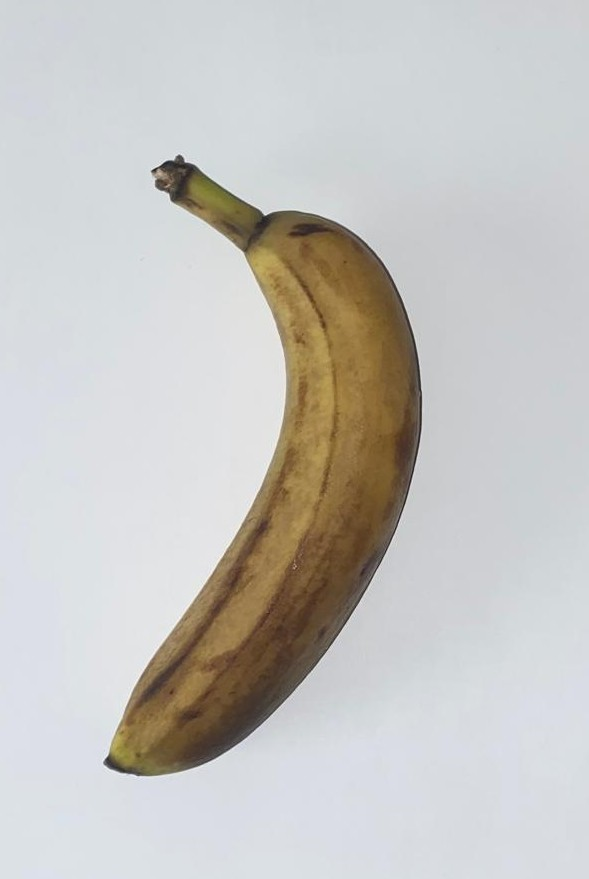
#> input picture images/Platano1.jpg, 589 x 879 px
$ jupyter execute --allow-errors 'Imágenes_Reales.ipynb'
#> lines starting #> are read from the running program, lines starting #| are printed output that depends on the picture; after the words box and inside, x2 and y2 are one past the last pixel; in counts of white or black regions, pixels touching at a corner belong together
# Imágenes tomadas con una cámara

Una vez comprobado que el programa detecta bien los defectos de nuestras imágenes de prueba, lo comprobamos con frutas a las que les hemos tomado una fotografía para comprobar que no funciona solo con imágenes en un entorno perfecto, y se podría hacer en cualquier lugar.

Este cuaderno es implementar el mismo código que nos encontramos en la Parte-2, pero con otra imagen, por lo que no variará la explicación de cada apartado.

En primer lugar cargamos la imagen para ver al inicio como es, así como realizar un preprocesamiento de la imagen, donde aplicamos un suavizado por mediana, para eliminar todo tipo de ruido que pueda haber, manteniendo los bordes intactos para poder analizarlos bien más adelante

[cell 1]
import cv2
import numpy as np
import matplotlib.pyplot as plt
from ultralytics import YOLO

# Función para mostrar imágenes
def show(img, title="", cmap=None):
    plt.figure(figsize=(6,6))
    if cmap is None:
        plt.imshow(cv2.cvtColor(img, cv2.COLOR_BGR2RGB))
    else:
        plt.imshow(img, cmap=cmap)
    plt.title(title)
    plt.axis("off")
    plt.show()

# Cargar imagen
path = './images/'
img = cv2.imread(path + 'Platano1.jpg')
#> img is the input picture: shape (879, 589, 3); mean B, G, R 194, 196.8, 198.2
original = img.copy()


# Comprobamos si la imagen se cargó correctamente
if img is None:
    print("Error: No se pudo cargar la imagen. Revisa la ruta.")
else:
    show(original, "Imagen Original")


# Suavizado para eliminar ruido
blurred = cv2.medianBlur(img, 5)

Deberemos de aplicar un histograma para detectar las zonas más oscuras de la imagen. En lugar de considerar oscuro todo lo que esté por debajo de un valor fijo, usaremos el algoritmo de Otsu. Este analiza el histograma de luz de la foto y nos calcula matemáticamente el punto exacto que nos separa la piel clara de las manchas más oscuras.

Esto nos generará una máscara en blanco y negro, donde lo blanco son los posibles defectos oscuros.

[cell 2]
# Detección de zonas oscuras (Histograma)
gray = cv2.cvtColor(blurred, cv2.COLOR_BGR2GRAY)
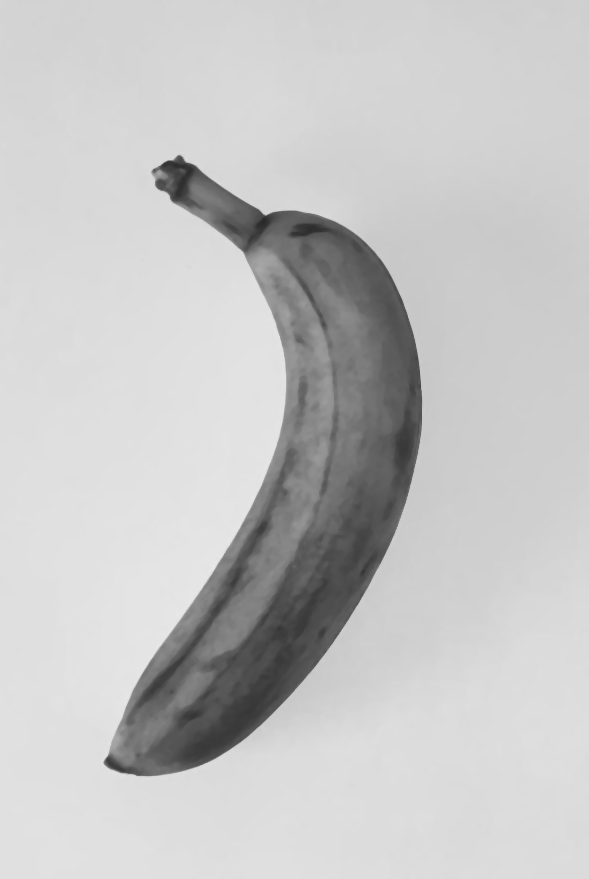
#> gray: shape (879, 589); min 41, max 232, mean 197
hist = cv2.calcHist([gray], [0], None, [256], [0,256])
#> hist = 256 values, max 32375 at index 220, min 0 at index 0, mean 2022.4

# Buscamos el pico de oscuridad en los primeros 100 valores y sumamos un margen
shadow_thresh = np.argmax(hist[:100]) + 5
#> shadow_thresh = 91
_, shadow_mask = cv2.threshold(gray, shadow_thresh, 255, cv2.THRESH_BINARY)
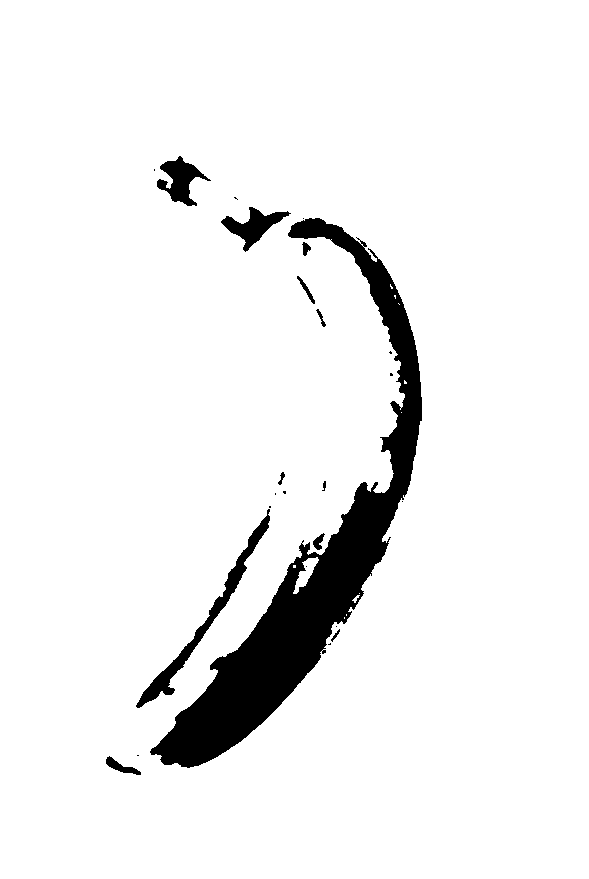
#> shadow_mask: shape (879, 589); 93.6% white; 25 black regions (13 under 20 px), largest, box (x1, y1, x2, y2) and area: (150, 218, 422, 768) 27906, (136, 509, 270, 708) 2330, (157, 156, 211, 206) 1193

# Limpiamos ruido en la máscara y la invertimos para que lo blanco sea lo oscuro
shadow_mask = cv2.medianBlur(shadow_mask, 9)
#> shadow_mask: shape (879, 589); 93.7% white; 8 black regions (1 under 20 px), largest, box (x1, y1, x2, y2) and area: (152, 218, 422, 767) 27953, (138, 517, 269, 706) 2288, (157, 158, 203, 205) 1142
shadow_mask = cv2.bitwise_not(shadow_mask)

show(shadow_mask, "Máscara de Zonas Oscuras", cmap='gray')

En la imagen podemos ver que detecta de forma bastante buena el área de la imagen que se encuentra defectuosa.

Una vez obtenido el histograma, buscaremos si puede llegar a haber algún falso positivo, ya que el paso anterior nos puede detectar zonas que no son defectuosas, como el tallo de la manzana o una sombra algo pequeña.

Para comprobar que todo ha salido bien, el código buscará el defecto de dos formas a la vez:

- Por el color, que busca los píxeles que tengan un color algo raro.

[cell 3]
# Detección por rango de color (HSV)
hsv = cv2.cvtColor(blurred, cv2.COLOR_BGR2HSV)
#> hsv: shape (879, 589, 3); mean H, S, V 89.9, 26.8, 204.1

lower_defect = np.array([0, 30, 0])
upper_defect = np.array([180, 255, 120])

color_mask = cv2.inRange(hsv, lower_defect, upper_defect)
#> color_mask: shape (879, 589); 7.5% white; 23 white regions (17 under 20 px), largest, box (x1, y1, x2, y2) and area: (107, 163, 422, 776) 35098, (134, 505, 272, 710) 3121, (296, 274, 316, 305) 135, (316, 309, 326, 328) 64, (277, 471, 285, 486) 63, (322, 480, 327, 492) 37

show(color_mask, "Candidatos por Color/Brillo", cmap='gray')

- Por bordes, usando el algoritmo de Canny, que busca los cambios bruscos en la superficie.

[cell 4]
# Detección de bordes
edges = cv2.Canny(gray, 40, 120)
#> edges: shape (879, 589); 0.9% white in thin lines or dots, all inside (x1, y1, x2, y2) = (103, 155, 423, 777)

# Hacemos grandes los bordes para conectarlos mejor
edges = cv2.dilate(edges, np.ones((5,5), np.uint8), iterations=2)
#> edges: shape (879, 589); 7.7% white; 2 white regions, box (x1, y1, x2, y2) and area: (99, 151, 427, 781) 39315, (288, 325, 314, 352) 487

show(edges, "Bordes Detectados", cmap='gray')

Finalmente, nuestro código tomará todas los pasos que hemos realizado previamente para dibujar el contorno final.

Se marcará el área de defecto si cumple ambas condiciones:
- Tiene un borde extraño o tiene un color extraño.
- Está dentro de la zona oscura detectada por el algoritmo de Otsu.

Esto nos detectará si hay una sombra pero no tiene bordes de textura, el código la ignorará, y si tien bordes pero no es oscura, el código la ignorará.

[cell 5]
# Solo aceptamos bordes que caigan dentro de la zona oscura
defect_edges = cv2.bitwise_and(edges, edges, mask=shadow_mask)
#> defect_edges: shape (879, 589); 1.9% white; 15 white regions (6 under 20 px), largest, box (x1, y1, x2, y2) and area: (289, 218, 422, 500) 2051, (138, 517, 269, 706) 2003, (176, 556, 300, 734) 1872

# Solo aceptamos defectos de color que caigan dentro de la zona oscura
defect_color = cv2.bitwise_and(color_mask, color_mask, mask=shadow_mask)
#> defect_color: shape (879, 589); 6.1% white; 9 white regions (2 under 20 px), largest, box (x1, y1, x2, y2) and area: (152, 218, 422, 767) 27247, (138, 517, 269, 706) 2288, (223, 208, 286, 249) 1073

# Combinación
combined = cv2.bitwise_or(defect_edges, defect_color)
#> combined: shape (879, 589); 6.3% white; 8 white regions (1 under 20 px), largest, box (x1, y1, x2, y2) and area: (152, 218, 422, 767) 27887, (138, 517, 269, 706) 2288, (157, 158, 203, 205) 1142

# Si la combinación borra todo, volvemos al color)
if np.sum(combined) < 20:
    print("Aviso: Detección combinada muy baja, usando solo color.")
    combined = defect_color

# Limpieza final de la máscara combinada
combined = cv2.medianBlur(combined, 7)
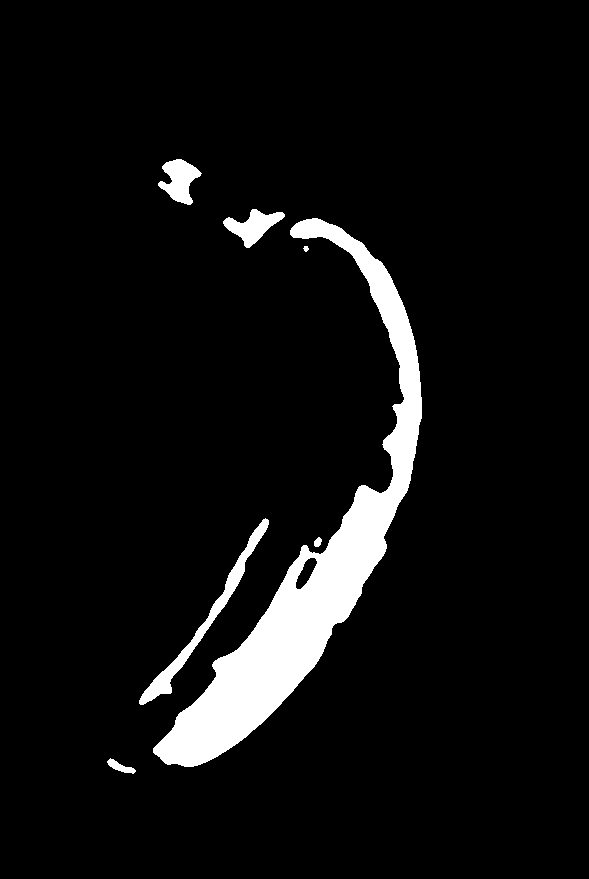
#> combined: shape (879, 589); 6.3% white; 7 white regions
show(combined, "Máscara Combinada FINAL", cmap='gray')

[cell 6]
# Mostramos resultado final con contornos
resultado = original.copy()
contornos, _ = cv2.findContours(combined, cv2.RETR_EXTERNAL, cv2.CHAIN_APPROX_SIMPLE)
#> contornos = 7 contours, 1 with area under 20; largest, box (x1, y1, x2, y2) and area: (153, 218, 422, 767) 27592, (139, 518, 269, 705) 2074, (158, 159, 202, 205) 1057, (223, 209, 285, 248) 1024, (107, 758, 136, 774) 164, (314, 537, 322, 547) 46

# Dibujamos en azul los contornos detectados
cv2.drawContours(resultado, contornos, -1, (255, 0, 0), thickness=3)
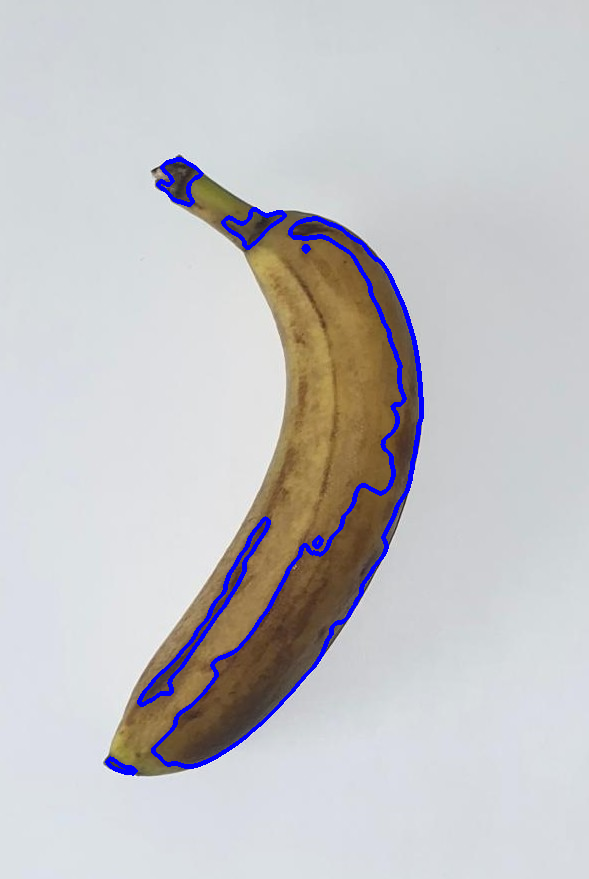
#> resultado: shape (879, 589, 3); 2.01% of pixels changed, all inside (x1, y1, x2, y2) = (105, 157, 424, 776)

show(resultado, "Resultado Final")

A continuación, implementaremos otra imagen para comprobar que funciona sin ningún fallo. Mostraremos solo la imagen original y la imagen con la zona marcada para evitar revisar todas las máscaras.

[cell 7]
# Cargar imagen
path = './images/'
img = cv2.imread(path + 'Platano2.jpg')
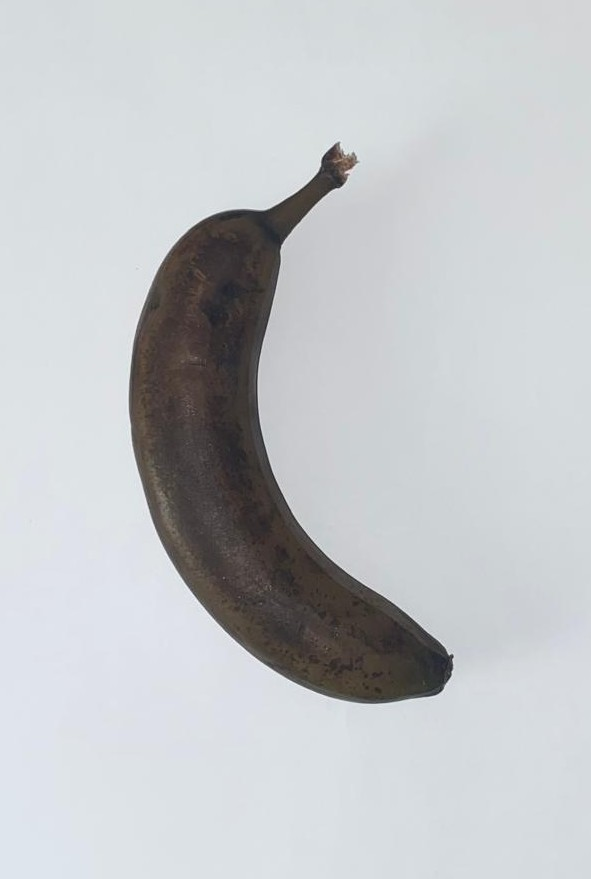
#> input picture images/Platano2.jpg, 591 x 879 px
#> img is the input picture: shape (879, 591, 3); mean B, G, R 199.4, 196.5, 193.8
original = img.copy()


# Comprobamos si la imagen se cargó correctamente
if img is None:
    print("Error: No se pudo cargar la imagen. Revisa la ruta.")
else:
    show(original, "Imagen Original")


# Suavizado para eliminar ruido
blurred = cv2.medianBlur(img, 5)
#> blurred: shape (879, 591, 3)


# Detección de zonas oscuras (Histograma)
gray = cv2.cvtColor(blurred, cv2.COLOR_BGR2GRAY)
#> gray: shape (879, 591)
hist = cv2.calcHist([gray], [0], None, [256], [0,256])
#> hist = 256 values, max 40389 at index 218, min 0 at index 0, mean 2029.3

# Buscamos el pico de oscuridad en los primeros 100 valores y sumamos un margen
shadow_thresh = np.argmax(hist[:100]) + 5
#> shadow_thresh = 68
_, shadow_mask = cv2.threshold(gray, shadow_thresh, 255, cv2.THRESH_BINARY)
#> shadow_mask: shape (879, 591); 89.8% white; 16 black regions (10 under 20 px), largest, box (x1, y1, x2, y2) and area: (142, 148, 452, 700) 52494, (148, 295, 160, 312) 115, (245, 574, 263, 590) 102, (133, 360, 139, 377) 53, (201, 506, 212, 511) 36, (247, 627, 252, 634) 25

# Limpiamos ruido en la máscara y la invertimos para que lo blanco sea lo oscuro
shadow_mask = cv2.medianBlur(shadow_mask, 9)
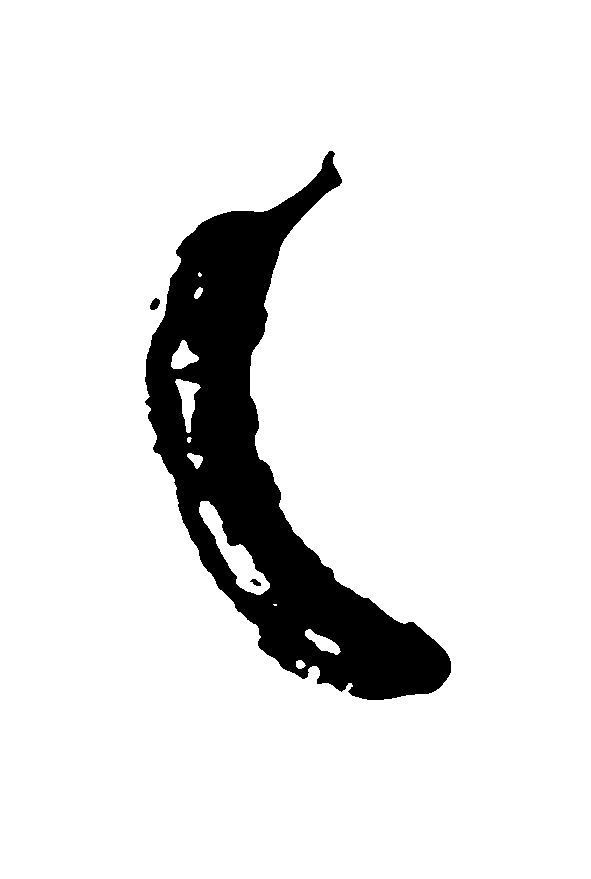
#> shadow_mask: shape (879, 591); 89.8% white; 3 black regions, box (x1, y1, x2, y2) and area: (145, 151, 451, 700) 53078, (150, 298, 160, 310) 83, (250, 579, 261, 586) 45
shadow_mask = cv2.bitwise_not(shadow_mask)


# Detección por rango de color (HSV)
hsv = cv2.cvtColor(blurred, cv2.COLOR_BGR2HSV)
#> hsv: shape (879, 591, 3); mean H, S, V 94.2, 13.2, 200.8

lower_defect = np.array([0, 30, 0])
upper_defect = np.array([180, 255, 120])

color_mask = cv2.inRange(hsv, lower_defect, upper_defect)
#> color_mask: shape (879, 591); 8.9% white; 63 white regions (53 under 20 px), largest, box (x1, y1, x2, y2) and area: (131, 218, 419, 700) 43842, (275, 180, 330, 225) 1034, (328, 147, 353, 182) 353


# Detección de bordes
edges = cv2.Canny(gray, 40, 120)
#> edges: shape (879, 591); 0.39% white in thin lines or dots, all inside (x1, y1, x2, y2) = (128, 142, 454, 704)

# Hacemos grandes los bordes para conectarlos mejor
edges = cv2.dilate(edges, np.ones((5,5), np.uint8), iterations=2)
#> edges: shape (879, 591); 3.6% white; 2 white regions, box (x1, y1, x2, y2) and area: (124, 138, 458, 708) 18064, (148, 462, 175, 514) 669


# Solo aceptamos bordes que caigan dentro de la zona oscura
defect_edges = cv2.bitwise_and(edges, edges, mask=shadow_mask)
#> defect_edges: shape (879, 591); 0.46% white; 7 white regions (1 under 20 px), largest, box (x1, y1, x2, y2) and area: (176, 151, 342, 265) 1485, (367, 622, 451, 700) 469, (264, 462, 281, 502) 175, (257, 311, 268, 345) 115, (253, 401, 259, 433) 97, (150, 299, 155, 310) 29

# Solo aceptamos defectos de color que caigan dentro de la zona oscura
defect_color = cv2.bitwise_and(color_mask, color_mask, mask=shadow_mask)
#> defect_color: shape (879, 591); 6.6% white; 64 white regions (50 under 20 px), largest, box (x1, y1, x2, y2) and area: (145, 218, 419, 700) 32079, (275, 180, 330, 225) 1034, (431, 654, 449, 671) 212

# Combinación
combined = cv2.bitwise_or(defect_edges, defect_color)
#> combined: shape (879, 591); 6.9% white; 55 white regions (43 under 20 px), largest, box (x1, y1, x2, y2) and area: (145, 151, 451, 700) 35058, (220, 282, 237, 297) 156, (257, 311, 268, 345) 115

# Si la combinación borra todo, volvemos al color)
if np.sum(combined) < 20:
    print("Aviso: Detección combinada muy baja, usando solo color.")
    combined = defect_color

# Limpieza final de la máscara combinada
combined = cv2.medianBlur(combined, 7)
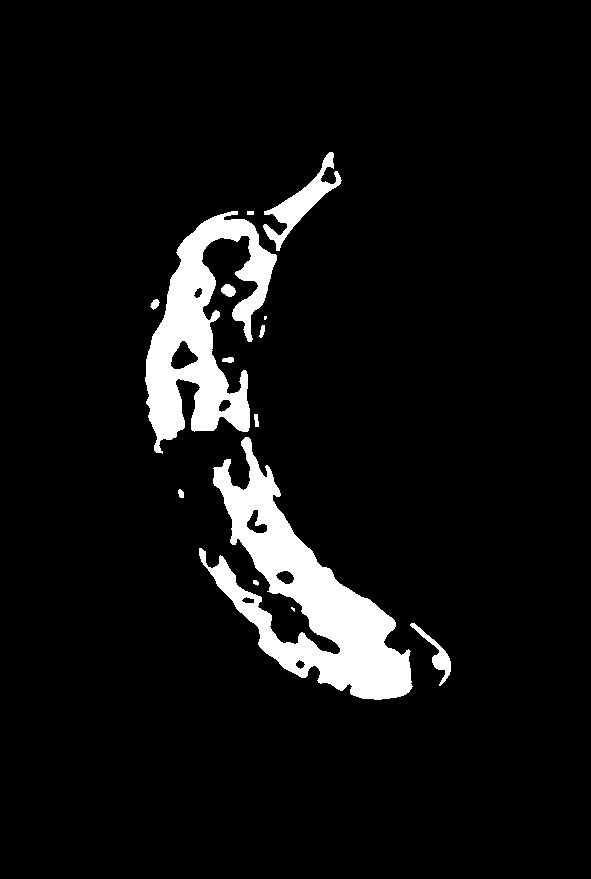
#> combined: shape (879, 591); 6.9% white; 14 white regions (2 under 20 px)

# Mostramos resultado final con contornos
resultado = original.copy()
contornos, _ = cv2.findContours(combined, cv2.RETR_EXTERNAL, cv2.CHAIN_APPROX_SIMPLE)
#> contornos = 14 contours, 4 with area under 20; largest, box (x1, y1, x2, y2) and area: (199, 437, 413, 700) 18670, (145, 211, 277, 454) 13942, (263, 152, 342, 251) 1782, (410, 623, 451, 686) 478, (221, 284, 236, 297) 122

# Dibujamos en azul los contornos detectados
cv2.drawContours(resultado, contornos, -1, (255, 0, 0), thickness=3)
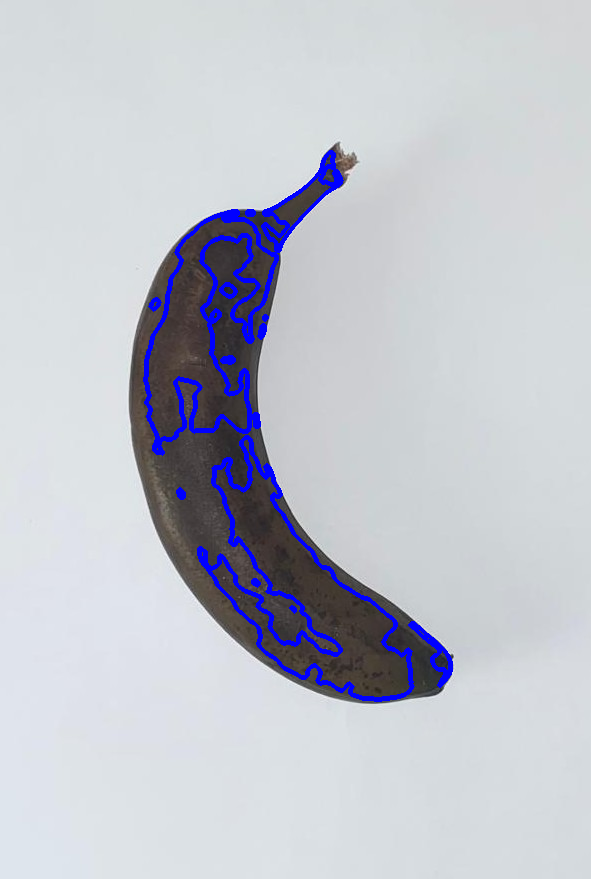
#> resultado: shape (879, 591, 3); 2.8% of pixels changed, all inside (x1, y1, x2, y2) = (143, 150, 453, 702)

show(resultado, "Resultado Final")
